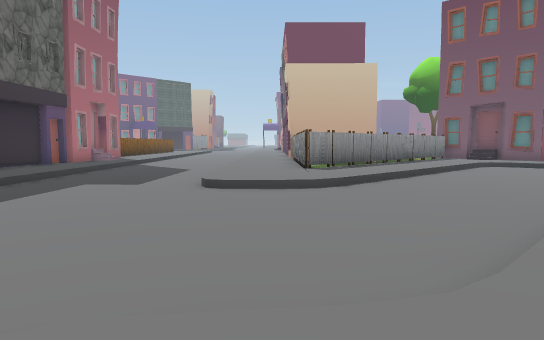
View 1 (above)

23 first-person views from a walk through a scene from a Unity 3-D project. The camera is 1.3 m above the floor, tilts 4° down and sees 70° across. The floor is counted in squares, 2 m on a side. Each view is taken from the middle of a square. On the plan, view 1 faces up. The plan holds only what a view shows up to about 11 squares ahead; the rest is blank. The place goes on beyond the plan. The player character is not drawn. Some surface patterns are stand-ins.

View 2
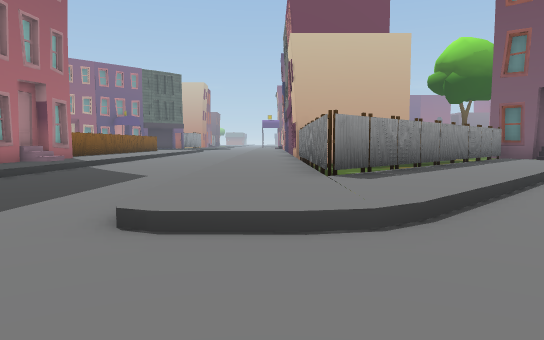

View 3
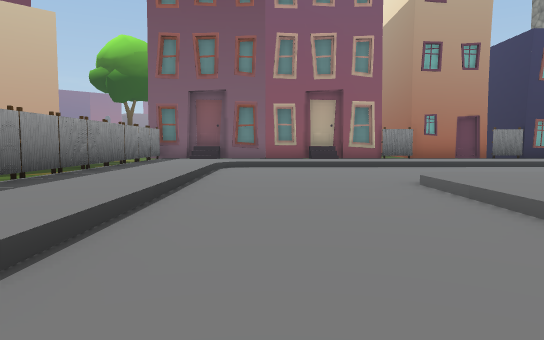

View 4
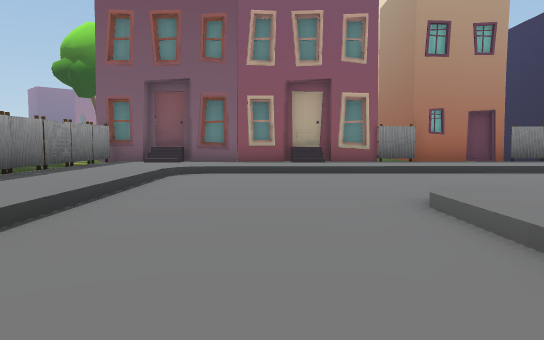

View 5
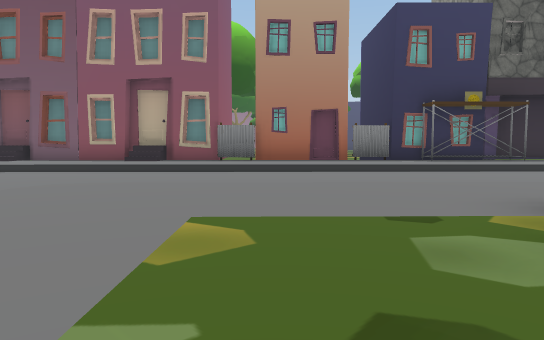

View 6
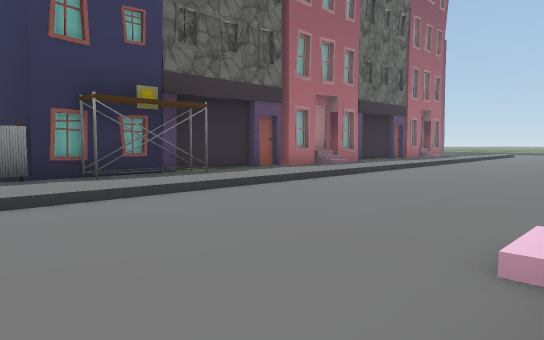

View 7
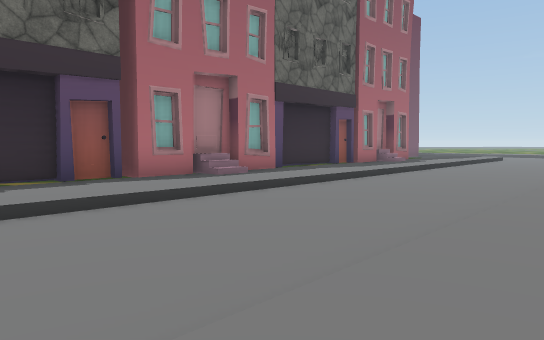

View 8
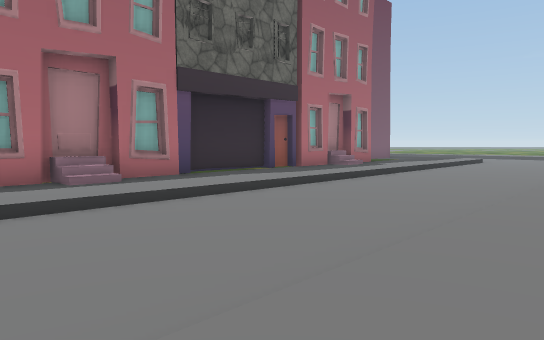

View 9
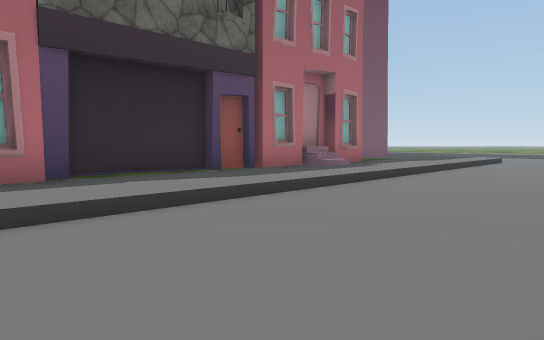

View 10
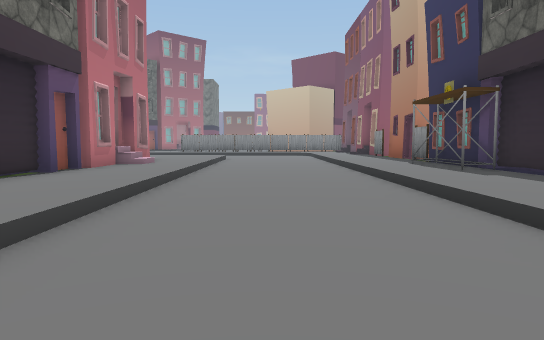

View 11
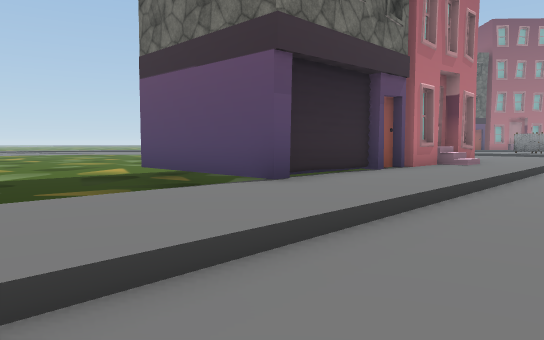

View 12
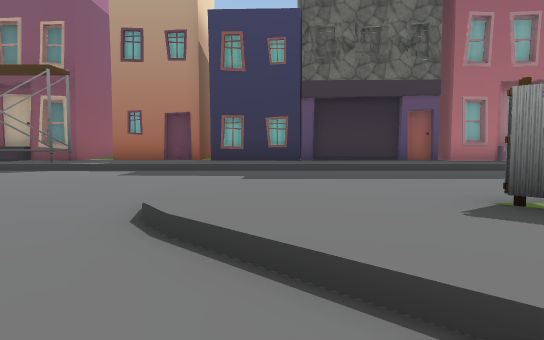

View 13
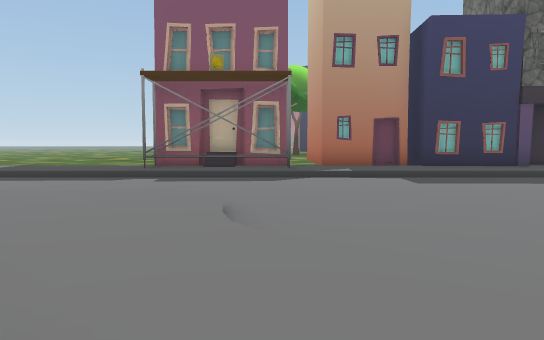

View 14
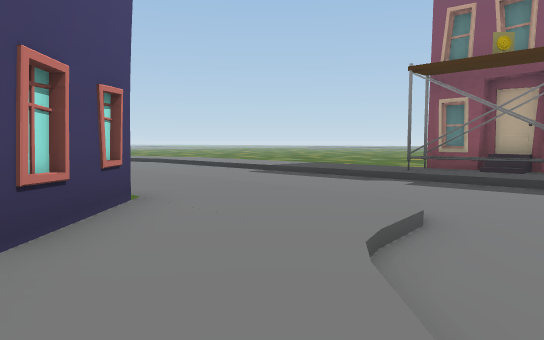

View 15
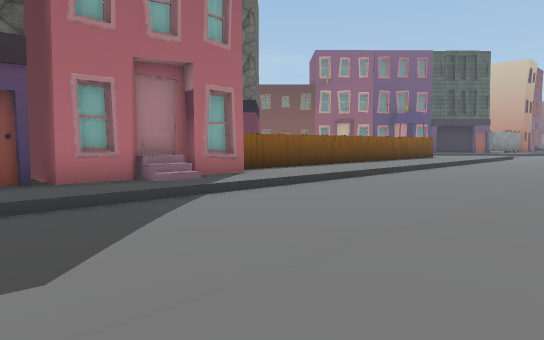

View 16
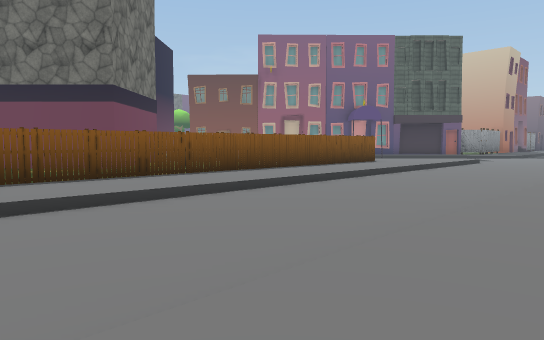

View 17
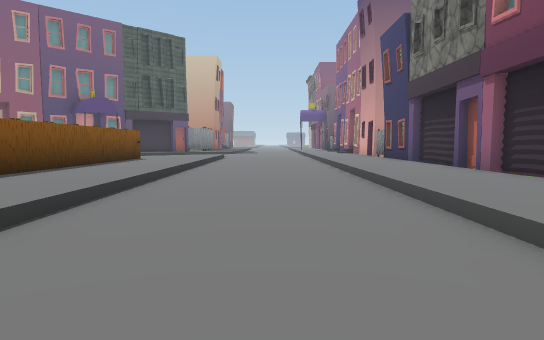

View 18
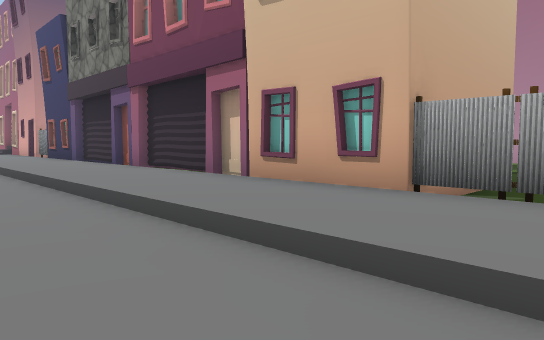

View 19
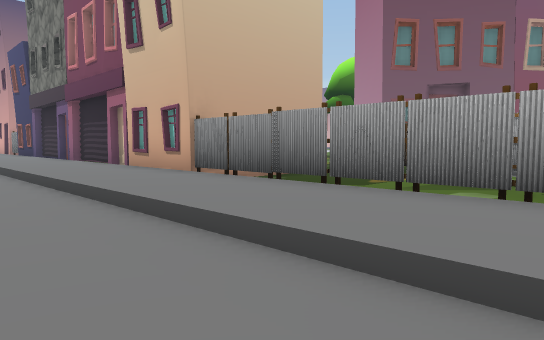

View 20
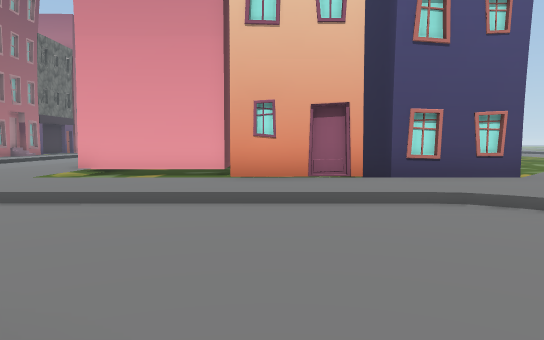

View 21
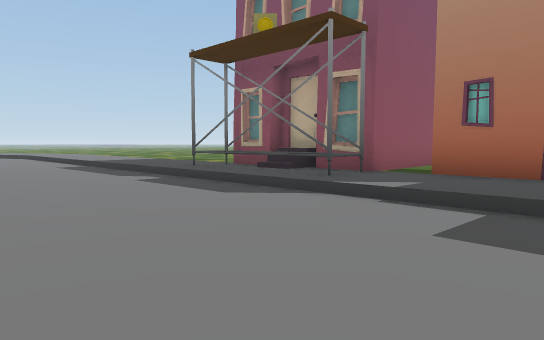

View 22
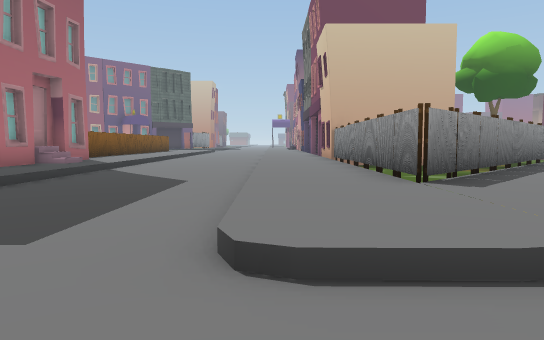

View 23
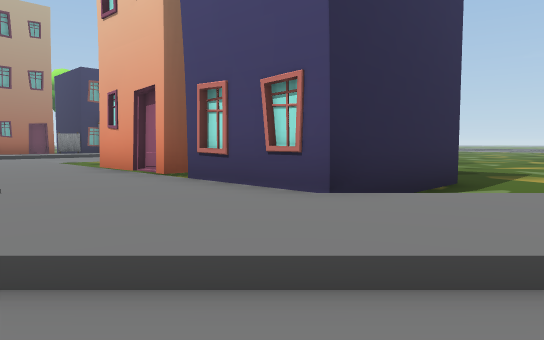

### Floor plan
Key: @ floor where view 1 was taken; # wall or solid block; . main floor; : floor 0.25 m higher than the main floor; / step, stairs or slope; T thing the floor can be seen under or through; O other object.
Columns run from 7 left of view 1 to 28 right of it. Each row starts with its distance up from view 1.
 28    ...
 27 O /...::#
 26 O:/...::#
 25 O:/...::#
 24 O:/...::#
 23 O:/...::#
 22 O:/...::#
 21 O:/...::#
 20 O:/...::#
 19 O:/...::#
 18 O:/...::#   ..
 17 O:/...::##  ...#
 16 #:/...::#....T###
 15 #//...::#...TT:/##
 14 #:/...::#..TT::/:##
 13 #:/...::T..T:://::##
 12 #:/...::T.TT:/..///##
 11 #:/...::TTT:/....//:##
 10 #:/...::T::/....../::##
  9 #:/...::::/......../::###
  8 #:/...:::/..../...../:###
  7 #:/...///..../:/...../:O##
  6 ::/........./:::/...../:O##
  5 ::/......../::/::/...../::##
  4 ::/......./::/./:://..../::##
  3 ::/....../::/...##///..../::##
  2 #O/...../:::#..###/::/....///##
  1 #O/.../::::## ## ###::/....//:##
  0 #O/...:@::##  ##   ##::/..../::##
 -1 #O/...::####        #/::/..../::##
 -2 ::/...::/##         ##/::/..../::###
 -3 ::/...::/.#         ##./::/..../::/#
 -4 ::/...::/.#        ##.../::/....///#

Where each view was taken, in squares from view 1:
view 1: 0 up, 0 right, facing up
view 2: 4 up, 0 right, facing up
view 3: 5 up, 1 right, facing up-right
view 4: 6 up, 3 right, facing up-right
view 5: 3 up, 6 right, facing up-right
view 6: 4 up, 9 right, facing right
view 7: 1 up, 13 right, facing right
view 8: 1 down, 15 right, facing right
view 9: 2 down, 18 right, facing right
view 10: 2 down, 20 right, facing up-left
view 11: 2 down, 20 right, facing left
view 12: 8 up, 4 right, facing left
view 13: 2 up, 4 right, facing left
view 14: 3 up, 3 right, facing down-left
view 15: 11 up, 0 right, facing up-left
view 16: 16 up, 0 right, facing up-left
view 17: 16 up, 3 left, facing up
view 18: 15 up, 3 left, facing up-right
view 19: 11 up, 3 left, facing up-right
view 20: 7 up, 1 left, facing down-right
view 21: 6 up, 1 left, facing down-left
view 22: 5 up, 1 left, facing up
view 23: 1 down, 3 left, facing right
